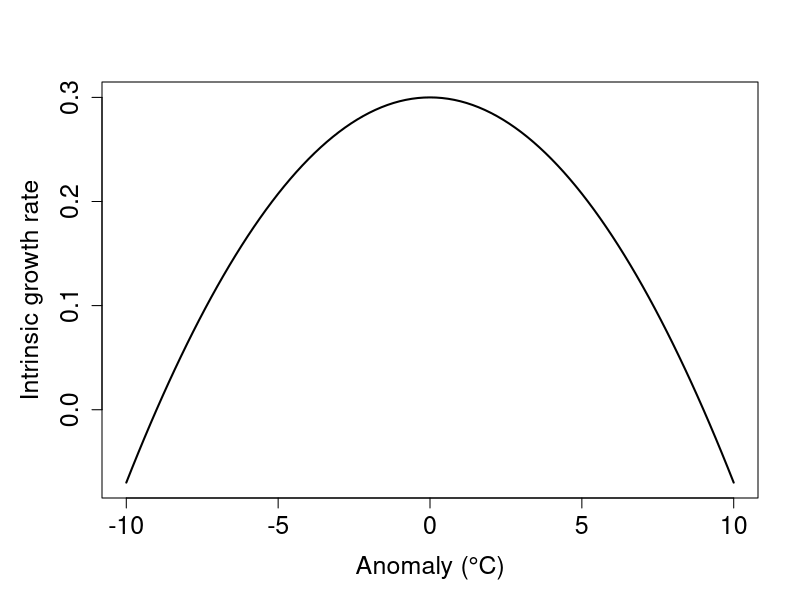
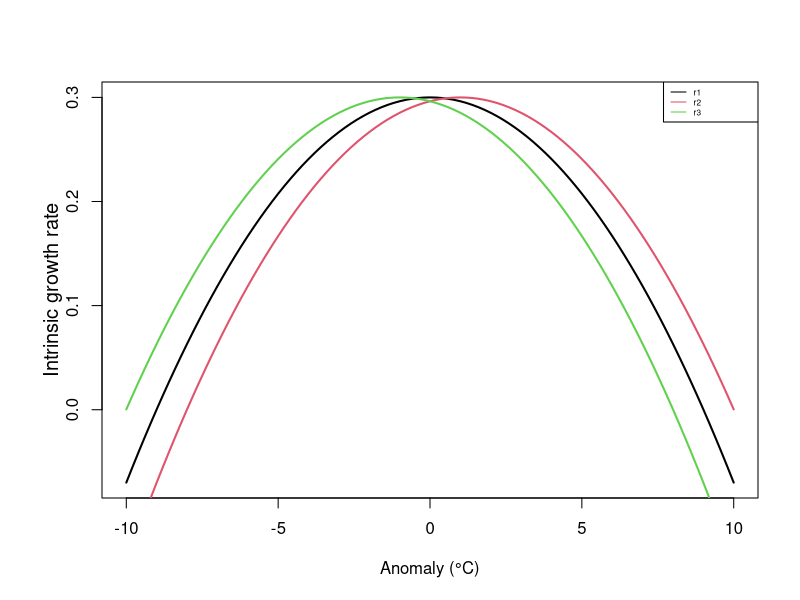
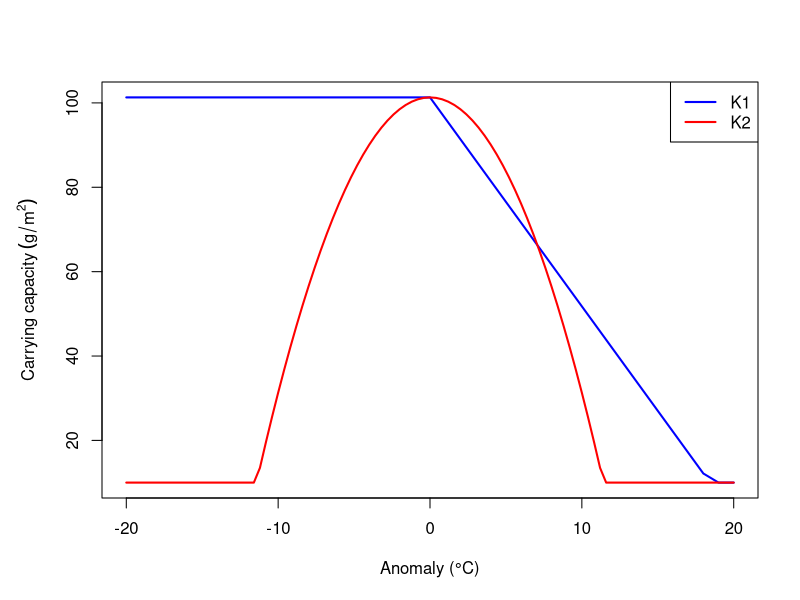

Here is the R script that generated these plots, in order:
#growth rate plot
#0.3 commonly used as growth rate
#r = 0 when 9 degree difference - nonlethal critical thermal maxima was 36 degrees
#try this function with different optimal temps (that will be calculated in the anomaly part of sst_cmip6.R)
quad_r <- function (x, a=0.3, b=0, c=-0.0037) {
  a + b*x + c*x^2
}


quad_r2 <- function (x, a=0.3, b=0, c=-0.0037) {
  a + b*(x-1) + c*(x-1)^2
}

quad_r3 <- function (x, a=0.3, b=0, c=-0.0037) {
  a + b*(x+1) + c*(x+1)^2
}

par(mar = c(5, 5, 4, 2) + 0.1)  # Adjust the values as needed

curve(quad_r, from = -10, to = 10, xlab = "Anomaly (°C)", ylab = "Intrinsic growth rate", 
      col = 1, cex.lab = 1.5, cex.axis = 1.5, cex.main = 1.5, lwd = 2)

curve(quad_r, from = -10, to = 10, xlab="Anomaly (°C)", ylab = "", col=1, lwd = 2)
curve(quad_r2, from = -10, to = 10, add = TRUE, col=2, lwd = 2)
curve(quad_r3, from = -10, to = 10, add = TRUE, col=3, lwd = 2)
title(ylab= "Intrinsic growth rate", line=2, cex.lab=1.2)
legend("topright", legend=c("r1", "r2", "r3"), col=1:3, lty=1, cex=0.5, text.width = 2)






##Piecewise linear function for K
# Define the linear equation
linear_equation <- function(x) {
  -4.95243768 * x +101.3
}

# Create a function to restrict y between 10 and 101.3
#10 g/m2 is maintained so matter how warm it gets (Darling et al. 2017)
#max carrying capacity set to 101.3 g/m2 (MacNeil et al. 2015)

restricted_y <- function(x) {
  y <- linear_equation(x)
  if (y < 10) {
    y <- 10
  } else if (y > 101.3) {
    y <- 101.3
  }
  return(y)
}

# Test the restricted_y function with a value of x
x_value <- 1
result <- restricted_y(x_value)
cat("For x =", x_value, ", y =", result, "\n")

##quadratic - same points used to establish linear
#max is "current" temp and max K
# 3 degree deviation (2040 temp) associated with 6% decline in max
# Define the quad_K function
quad_K <- function(x, a = 101.3, b = 0, c = -0.7) {
  y <- a + b * x + c * x^2
  y <- ifelse(y < 10, 10, y)
  return(y)
}



# Generate x values
x_values <- seq(-20, 20, by = 1)  # Adjust the range and step size as needed

# Apply the restricted_y function to each x value
y_values <- sapply(x_values, restricted_y)

# Plot the function
par(mar = c(5, 5, 4, 2) + 0.1)

plot(x_values, y_values, type = "l", col = "blue", lwd = 2, 
     xlab = "Anomaly (°C)", ylab = bquote('Carrying capacity'~(g/m^2)))

# Add the quad_K plot on top of the restricted_y plot
# Plot the quad_K function
curve(quad_K, from = -20, to = 20, add=TRUE, col = "red", lwd = 2)

# Add labels to the plot
#title(ylab = "restricted_y and quad_K", line = 2, cex.lab = 1.2)

# Add a legend
legend("topright", legend = c("K1", "K2"), col = c("blue", "red"), lwd = 2)








##logarithmic - not sure this one makes sense. might leave out.
#log_equation <- function(x) {
# - log(x) + 101.3
#}
#curve(log_equation, from = 0, to = 50, xlab = "Mean SST (°C)", ylab = "")


